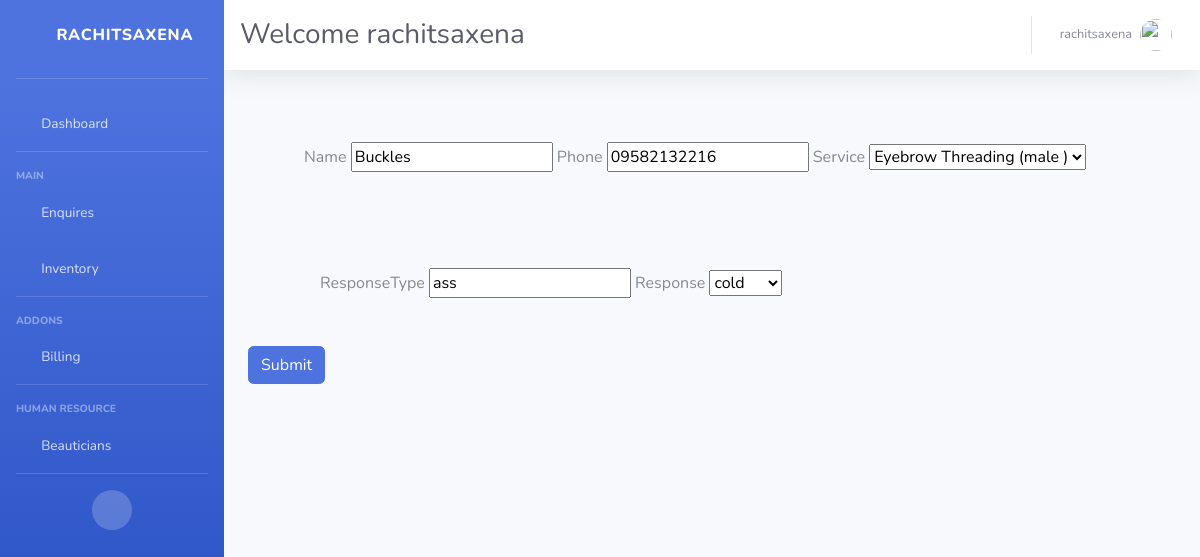
Screenshot of /old/enquiry/6/ (signed in) with the database file from the repository.
### basic/models.py (models this page shows, shortened)
class Enquiry(models.Model):
    name = models.CharField(max_length=100 , null=True  , blank=True)
    phone = models.CharField(max_length=100 , null=True  , blank=True)
    service = models.ForeignKey(Service , on_delete=models.CASCADE)
    date = models.DateTimeField(auto_now_add=True)
    responseType = models.CharField(null=True , blank=True , max_length=100)
    response = models.CharField(max_length= 10 , choices=ENQUIRY_TYPE , default='cold')

### basic/views.py (the view)
# urls.py: path('enquiry/<str:pk>/', views.enquiryUpdate , name = 'enquiryUpdate'),
@login_required(login_url='loginPage')
def enquiryUpdate(request , pk):
    enq = Enquiry.objects.get(id = pk)
    if request.method == 'POST':
        form = EnquiryForm(request.POST , instance=enq)
        if form.is_valid():
            form.save()
            return redirect('dashboard')
        else:
            return HttpResponse('not found')
    else:
        form = EnquiryForm(instance= enq)
    params = {
        'form' : form
    }
    return render(request , 'basic/enquiryForm.html' , params)

### basic/forms.py
class EnquiryForm(ModelForm):
    class Meta:
        model = Enquiry
        fields = '__all__'

### basic/models.py (called while the page is built)
    def __str__(self):
        return (self.name + ' (' + self.gender + ' )')

### basic/templates/basic/enquiryForm.html
{% extends 'basic/base.html' %}
{% block content %}
     <form method='post'  class="form-inline"  action=''> {% csrf_token %}
            <div class='container px-2 m-5'>
            {{form.name.label}}
            {{form.name}}
            {{form.phone.label}}
            {{form.phone}}
            {{form.service.label}}
            {{form.service}}
            </div>
            <div class='container px-4 m-5'>
            {{form.responseType.label}}
            {{form.responseType}}
            {{form.response.label}}
            {{form.response}}
            </div>
            <button type="submit" value="Submit" class='btn btn-primary'>Submit</button>
        </form>
{% endblock content %}

### basic/templates/basic/base.html (shortened to what this page needs)
<!DOCTYPE html>
<html lang="en">
{% load static %}
<head>
    <link href="{% static 'frontend/vendor/fontawesome-free/css/all.min.css' %}" rel="stylesheet" type="text/css">
    <link href="{% static 'frontend/css/sb-admin-2.min.css' %}" rel="stylesheet">
</head>
<body id="page-top">
    <div id="wrapper">
        <ul class="navbar-nav bg-gradient-primary sidebar sidebar-dark accordion" id="accordionSidebar">
            <a class="sidebar-brand d-flex align-items-center justify-content-center " href="{% url 'calendarapp:calendar' %}">
                <div class="sidebar-brand-icon rotate-n-15">
                    <i class="fas fa-fan"></i>
                </div>
                <div class="sidebar-brand-text mx-3">RachitSaxena</div>
            </a>
            <hr class="sidebar-divider mt-2">
            <li class="nav-item">
                <a class="nav-link" href="{% url 'calendarapp:calendar' %}">
                    <i class="fas fa-fw fa-tachometer-alt"></i>
                    <span>Dashboard</span></a>
            </li>
            <hr class="sidebar-divider">
            <div class="sidebar-heading">
                Main
            </div>
            <li class="nav-item">
                <a class="nav-link" href="{% url 'enquiry' %}">
                    <i class="fas fa-fw fa-chart-area"></i>
                    <span>Enquires</span></a>
            </li>
            <li class="nav-item">
                <a class="nav-link" href={% url 'stock' %}>
                    <i class="fas fa-fw fa-chart-area"></i>
                    <span>Inventory</span></a>
            </li>
            <hr class="sidebar-divider">
            <div class="sidebar-heading">
                Addons
            </div>
            <li class="nav-item">
                <a class="nav-link " href="{% url 'serviceSlip' %}">
                    <i class="fas fa-fw fa-chart-area"></i>
                    <span>Billing</span></a>
            </li>
            <hr class="sidebar-divider">
             <div class="sidebar-heading">
                Human Resource
            </div>
             <li class="nav-item">
                <a class="nav-link " href="{% url 'employee' %}">
                    <i class="fas fa-fw fa-table"></i>
                    <span>Beauticians</span></a>
            </li>
            <hr class="sidebar-divider d-none d-md-block">
            <div class="text-center d-none d-md-inline">
                <button class="rounded-circle border-0" id="sidebarToggle"></button>
            </div>
        </ul>
        <div id="content-wrapper" class="d-flex flex-column">
            <div id="content">
                <nav class="navbar navbar-expand navbar-light bg-white topbar mb-4 static-top shadow">
                    <h1 class="h3 mt-2 text-gray-800">Welcome {{request.user}}</h1>
                    <ul class="navbar-nav ml-auto">
                        <li class="nav-item dropdown no-arrow">
                            <a class="nav-link dropdown-toggle" href="#" id="userDropdown" role="button"
                                data-toggle="dropdown" aria-haspopup="true" aria-expanded="false">
                                <span class="mr-2 d-none d-lg-inline text-gray-600 small">{{request.user}}</span>
                                <img class="img-profile rounded-circle"
                                    src="{% static 'defaultPhoto.png' %}">
                            </a>
                        </li>
                    </ul>
                </nav>
                <div class="container-fluid">
                    {% block content %}
                    {% endblock content %}
                </div>
            </div>
        </div>
    </div>
</body>
</html>

### rows the page displays
Enquiry: name "Buckles", phone "09582132216", service "Eyebrow Threading (male )", responseType "ass", response "cold"

### other values shown
{{ request.user }} "rachitsaxena"
